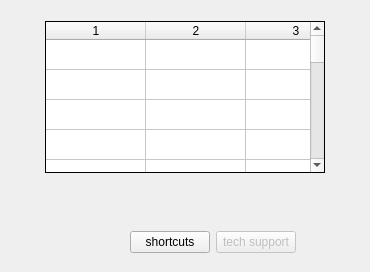
      <widget class="QWidget" name="tab_more_info">
       <attribute name="title">
        <string> Details</string>
       </attribute>
       <layout class="QVBoxLayout" name="verticalLayout_3">
        <item>
         <layout class="QGridLayout" name="gridLayout_5" rowstretch="1,4,1,1" columnstretch="1,10,1">
          <item row="0" column="1">
           <spacer name="verticalSpacer_9">
            <property name="orientation">
             <enum>Qt::Vertical</enum>
            </property>
            <property name="sizeType">
             <enum>QSizePolicy::Fixed</enum>
            </property>
            <property name="sizeHint" stdset="0">
             <size>
              <width>20</width>
              <height>10</height>
             </size>
            </property>
           </spacer>
          </item>
          <item row="1" column="0">
           <spacer name="horizontalSpacer_9">
            <property name="orientation">
             <enum>Qt::Horizontal</enum>
            </property>
            <property name="sizeHint" stdset="0">
             <size>
              <width>40</width>
              <height>20</height>
             </size>
            </property>
           </spacer>
          </item>
          <item row="3" column="0" colspan="3">
           <layout class="QHBoxLayout" name="horizontalLayout_7" stretch="1,1,1,1,1">
            <property name="leftMargin">
             <number>6</number>
            </property>
            <property name="rightMargin">
             <number>6</number>
            </property>
            <item>
             <widget class="QLabel" name="lbl_uptime">
              <property name="text">
               <string/>
              </property>
              <property name="alignment">
               <set>Qt::AlignCenter</set>
              </property>
             </widget>
            </item>
            <item>
             <widget class="QLabel" name="lbl_cnv">
              <property name="text">
               <string/>
              </property>
              <property name="alignment">
               <set>Qt::AlignCenter</set>
              </property>
             </widget>
            </item>
            <item>
             <widget class="QPushButton" name="btn_shortcuts">
              <property name="sizePolicy">
               <sizepolicy hsizetype="Preferred" vsizetype="Maximum">
                <horstretch>0</horstretch>
                <verstretch>0</verstretch>
               </sizepolicy>
              </property>
              <property name="text">
               <string>shortcuts</string>
              </property>
             </widget>
            </item>
            <item>
             <widget class="QPushButton" name="btn_sms">
              <property name="enabled">
               <bool>false</bool>
              </property>
              <property name="text">
               <string>tech support</string>
              </property>
             </widget>
            </item>
            <item>
             <widget class="QLabel" name="lbl_commit">
              <property name="sizePolicy">
               <sizepolicy hsizetype="Preferred" vsizetype="Preferred">
                <horstretch>0</horstretch>
                <verstretch>0</verstretch>
               </sizepolicy>
              </property>
              <property name="frameShape">
               <enum>QFrame::NoFrame</enum>
              </property>
              <property name="text">
               <string/>
              </property>
              <property name="alignment">
               <set>Qt::AlignCenter</set>
              </property>
              <property name="wordWrap">
               <bool>true</bool>
              </property>
             </widget>
            </item>
           </layout>
          </item>
          <item row="2" column="1">
           <layout class="QHBoxLayout" name="horizontalLayout_13">
            <item>
             <widget class="QLabel" name="lbl_gps">
              <property name="frameShape">
               <enum>QFrame::NoFrame</enum>
              </property>
              <property name="text">
               <string/>
              </property>
              <property name="alignment">
               <set>Qt::AlignCenter</set>
              </property>
              <property name="wordWrap">
               <bool>true</bool>
              </property>
             </widget>
            </item>
            <item>
             <widget class="QLabel" name="lbl_gps_sat">
              <property name="frameShape">
               <enum>QFrame::NoFrame</enum>
              </property>
              <property name="text">
               <string/>
              </property>
              <property name="alignment">
               <set>Qt::AlignCenter</set>
              </property>
              <property name="wordWrap">
               <bool>true</bool>
              </property>
             </widget>
            </item>
            <item>
             <widget class="QLabel" name="lbl_box_sn">
              <property name="frameShape">
               <enum>QFrame::NoFrame</enum>
              </property>
              <property name="text">
               <string/>
              </property>
              <property name="alignment">
               <set>Qt::AlignCenter</set>
              </property>
              <property name="wordWrap">
               <bool>true</bool>
              </property>
             </widget>
            </item>
           </layout>
          </item>
          <item row="1" column="2">
           <spacer name="horizontalSpacer_11">
            <property name="orientation">
             <enum>Qt::Horizontal</enum>
            </property>
            <property name="sizeHint" stdset="0">
             <size>
              <width>40</width>
              <height>20</height>
             </size>
            </property>
           </spacer>
          </item>
          <item row="1" column="1">
           <widget class="QTableWidget" name="tbl_his">
            <property name="sizePolicy">
             <sizepolicy hsizetype="Preferred" vsizetype="Preferred">
              <horstretch>0</horstretch>
              <verstretch>0</verstretch>
             </sizepolicy>
            </property>
            <property name="styleSheet">
             <string notr="true">font: 12pt &quot;DejaVu Sans&quot;;</string>
            </property>
            <property name="frameShape">
             <enum>QFrame::Box</enum>
            </property>
            <property name="frameShadow">
             <enum>QFrame::Plain</enum>
            </property>
            <property name="horizontalScrollBarPolicy">
             <enum>Qt::ScrollBarAlwaysOff</enum>
            </property>
            <property name="editTriggers">
             <set>QAbstractItemView::NoEditTriggers</set>
            </property>
            <property name="tabKeyNavigation">
             <bool>false</bool>
            </property>
            <property name="dragDropOverwriteMode">
             <bool>false</bool>
            </property>
            <property name="selectionMode">
             <enum>QAbstractItemView::NoSelection</enum>
            </property>
            <property name="selectionBehavior">
             <enum>QAbstractItemView::SelectRows</enum>
            </property>
            <property name="sortingEnabled">
             <bool>true</bool>
            </property>
            <property name="wordWrap">
             <bool>false</bool>
            </property>
            <property name="rowCount">
             <number>25</number>
            </property>
            <property name="columnCount">
             <number>3</number>
            </property>
            <attribute name="horizontalHeaderHighlightSections">
             <bool>true</bool>
            </attribute>
            <attribute name="verticalHeaderVisible">
             <bool>false</bool>
            </attribute>
            <row/>
            <row/>
            <row/>
            <row/>
            <row/>
            <row/>
            <row/>
            <row/>
            <row/>
            <row/>
            <row/>
            <row/>
            <row/>
            <row/>
            <row/>
            <row/>
            <row/>
            <row/>
            <row/>
            <row/>
            <row/>
            <row/>
            <row/>
            <row/>
            <row/>
            <column/>
            <column/>
            <column/>
           </widget>
          </item>
         </layout>
        </item>
       </layout>
      </widget>
